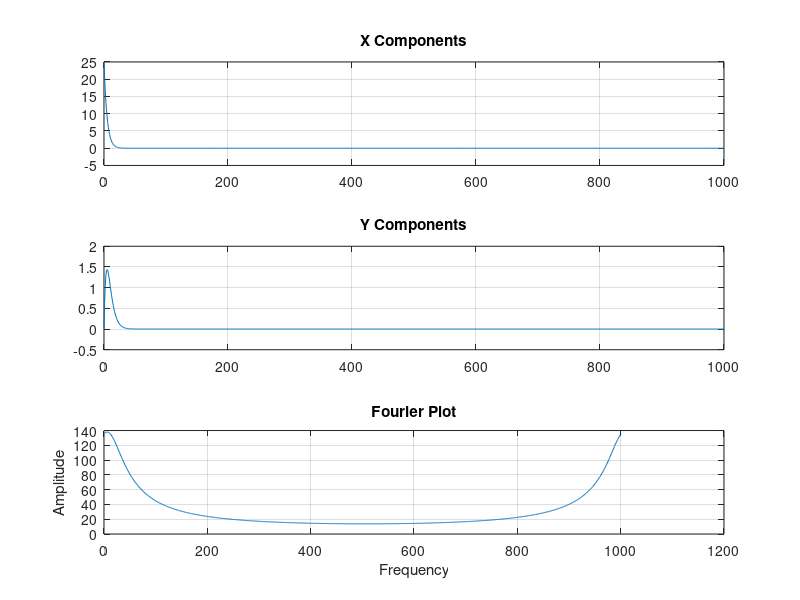

Write MATLAB code to recreate this figure. (Note: this script raises an error after producing the figure.)
%{
This program plots the Fourier
transform of signals.
%}

% get number of samples being entered
samples = input('How many samples? ');

% create arrays 
frequency = ones([1, samples]);
Mo = ones([1, samples]);
T2 = ones([1, samples]);

% get user values
for c = 1:samples
   fprintf('Sample number %d \n', c)
   frequency(c) = input('Frequency: ');
   Mo(c) = input('Mo: ');
   T2(c) = input('T2: ');
    
end
                 
t = 0:1:1000;

omega = 2 .* pi .* frequency;

% add x values
x1 = Mo(1) .* cos(omega(1) *  t/1000).* exp(-t/T2(1));

for c = 2:samples
   x1 = x1 + (Mo(c).*cos(omega(c)*t/1000).* exp(-t/T2(c)));
end

% add y values
y1 = Mo(1) .* sin(omega(1) *  t/1000).* exp(-t/T2(1));

for c = 2:samples
    y1 = y1 + (Mo(c).*sin(omega(c)*t/1000).* exp(-t/T2(c)));
end

% add magnetization values
m1 = Mo(1) .* exp((1i*omega(1)*t/1000) + (-t/T2(1))); 
 
for c = 2:samples
    m1 = m1 + (Mo(c) .* exp((1i*omega(c)*t/1000) + (-t/T2(c))));
    
end

figure()

% plot x components
subplot(311)
plot(t, x1)
title('X Components');
grid on

% plot y components 
subplot(312)
plot(t, y1)
title('Y Components');
grid on

% plot the fourier transformation
subplot(313)
f = fft(m1);
plot(abs(f))
title('Fourier Plot');
xlabel('Frequency');
ylabel('Amplitude');
grid on

% allow for user to see values
hdt = datacursormode;
set(hdt,'DisplayStyle','window');